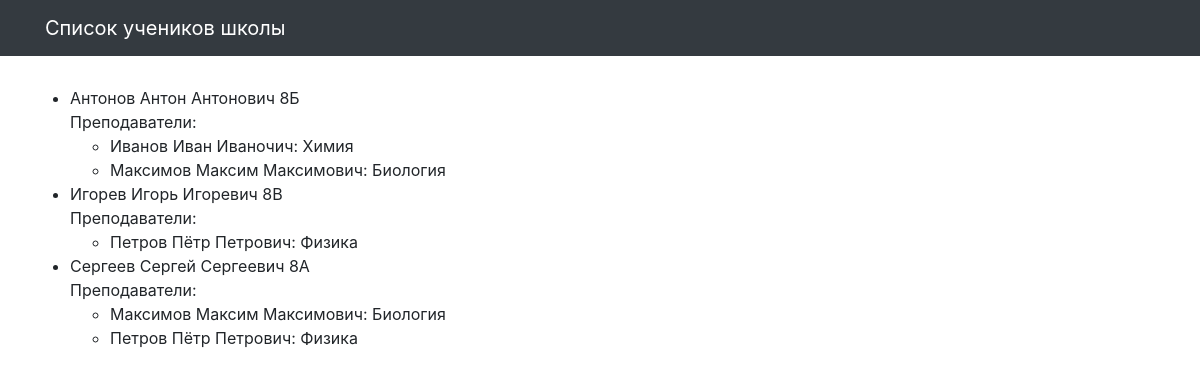
The page / on the database its author committed.
### school/models.py (models this page shows, shortened)
class Student(models.Model):
    name = models.CharField(max_length=30, verbose_name='Имя')
    group = models.CharField(max_length=10, verbose_name='Класс')
    teachers = models.ManyToManyField(to=Teacher, related_name='students')
    class Meta:
        verbose_name = 'Ученик'
        verbose_name_plural = 'Ученики'
        ordering = ['name']

class Teacher(models.Model):
    name = models.CharField(max_length=30, verbose_name='Имя')
    subject = models.CharField(max_length=10, verbose_name='Предмет')
    class Meta:
        verbose_name = 'Учитель'
        verbose_name_plural = 'Учителя'
        ordering = ['name']
    def __str__(self):
        return self.name

### school/views.py (the view)
# urls.py: path('', students_list, name='students'),
def students_list(request: HttpRequest) -> HttpResponse:
    template = 'school/students_list.html'
    context = {'student': Student.objects}
    ordering = 'group'
    for student in Student.objects.all():
        print(student.teachers.all()[0])
    return render(request, template, context)

### templates/school/students_list.html (shortened to what this page needs)
{% extends "school/base.html" %}
{% load static %}
{% block content %}
<div class="row">
  <ul>
  {% for student in student.all %}
    <li>{{ student.name }} {{ student.group }} <br> Преподаватели:</li>
      <ul>
        {% for teacher in student.teachers.all %}
        <li>{{ teacher.name }}: {{ teacher.subject }}</li>
        {% endfor %}
      </ul>
    {% endfor %}
  </ul>
</div>
{% endblock %}

### templates/school/base.html (shortened to what this page needs)
<!DOCTYPE html>
{% load static %}
<html>
  <head>
    <link href="{% static  "css/bootstrap.min.css"  %}" rel="stylesheet">
    <link href="{% static  "css/3-col-portfolio.css" %}" rel="stylesheet">
  </head>
  <body>
    <nav class="navbar navbar-expand-lg navbar-dark bg-dark fixed-top">
      <div class="container">
        <a class="navbar-brand" href="#">Список учеников школы</a>
      </div>
    </nav>
    <div class="container">{% block content %}{% endblock %}</div>
  </body>
</html>

### static/css/3-col-portfolio.css (style rules this page uses)
body { padding-top: 84px; padding-bottom: 84px; }
@media (min-width: 992px) { body { padding-top: 86px; padding-bottom: 86px; } }

### rows shown on the page
Student: name "Антонов Антон Антонович", group "8Б"
Teacher: name "Иванов Иван Иваночич", subject "Химия"
Teacher: name "Максимов Максим Максимович", subject "Биология"
Student: name "Игорев Игорь Игоревич", group "8В"
Teacher: name "Петров Пётр Петрович", subject "Физика"
Student: name "Сергеев Сергей Сергеевич", group "8А"
